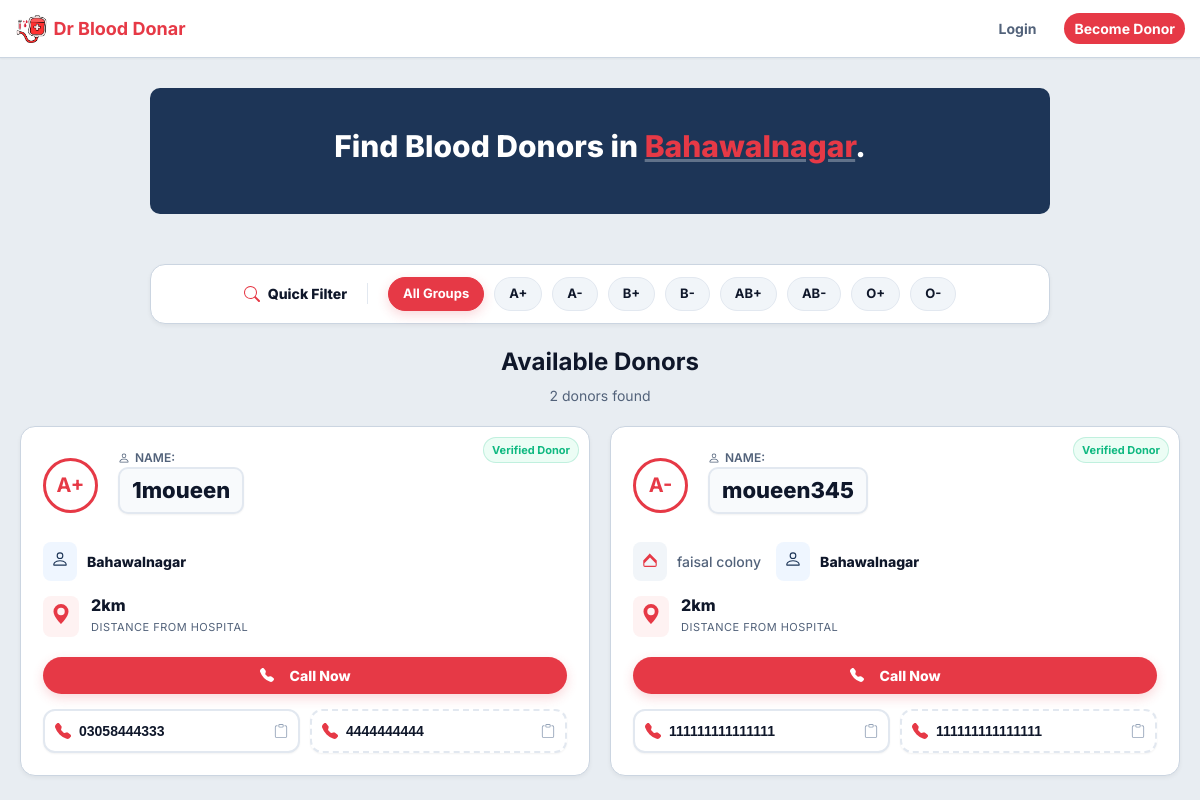
The page / on the database its author committed.
### base/models.py (models this page shows)
class User(AbstractUser):
    name = models.CharField(max_length=200, null=True)
    email = models.EmailField(unique=True, null=True)
    home_address = models.CharField(max_length=500, null=True, blank=True)
    blood_group = models.CharField(max_length=3, null=True, blank=True, choices=[
        ('A+', 'A+'), ('A-', 'A-'),
        ('B+', 'B+'), ('B-', 'B-'),
        ('AB+', 'AB+'), ('AB-', 'AB-'),
        ('O+', 'O+'), ('O-', 'O-'),
    ])
    city = models.CharField(max_length=100, null=True, blank=True, default="Bahawalnagar")
    hospital_distance = models.CharField(max_length=200, null=True, blank=True, help_text="Enter number only (e.g. 2)")
    phone_number = models.CharField(max_length=15, null=True, blank=True)
    phone_number_2 = models.CharField(max_length=15, null=True, blank=True)
    is_donor = models.BooleanField(default=True, verbose_name="Available for Donation")
    avatar = models.ImageField(null=True, default="avatar.svg")
    USERNAME_FIELD = 'email'
    REQUIRED_FIELDS = []

### base/views.py (the view)
# urls.py: path('', views.home, name="home"),
def home(request):
    q = request.GET.get('q') if request.GET.get('q') != None else ''
    donors = User.objects.filter(is_donor=True)
    if q:
        donors = donors.filter(
            Q(blood_group__icontains=q) |
            Q(city__icontains=q) |
            Q(username__icontains=q)
        )
    blood_groups = ['A+', 'A-', 'B+', 'B-', 'AB+', 'AB-', 'O+', 'O-']
    donor_count = donors.count()
    context = {'donors': donors, 'blood_groups': blood_groups,
               'donor_count': donor_count}
    return render(request, 'base/home.html', context)

### base/templates/base/home.html
{% extends 'main.html' %}
{% block content %}
<main class="container">
  <section class="hero">
    <h1>Find Blood Donors in <span
        style="color: var(--color-primary); text-decoration: underline; text-decoration-color: rgba(255,255,255,0.3);">Bahawalnagar</span>.
    </h1>
  </section>
  <div class="layout-grid">
    <aside class="filter-section">
      {% include 'base/topics_component.html' %}
    </aside>
    <div class="feed-section">
      <div class="card__header" style="margin-bottom: 2rem; text-align: center; justify-content: center;">
        <div style="width: 100%;">
          <h2 style="font-size: 2.4rem; font-weight: 700; color: var(--color-text-main); margin-bottom: 0.5rem;">
            Available Donors</h2>
          <p style="color: var(--color-text-muted); font-size: 1.4rem;">{{donor_count}} donors found</p>
        </div>
      </div>
      {% include 'base/feed_component.html' %}
    </div>
  </div>
</main>
{% endblock %}

### base/templates/base/feed_component.html (shortened to what this page needs)
<div class="donor-grid">
    {% for donor in donors %}
    <div class="card card-custom"
        style="margin-bottom:0;position:relative;padding:2.2rem; border-radius: 1.5rem; transition: transform 0.2s ease, box-shadow 0.2s ease;">
        <span class="badge badge--green"
            style="position:absolute;top:1rem;right:1rem;font-size:1.1rem;padding:0.4rem 0.8rem;border:1px solid rgba(16,185,129,0.2);font-weight:700;">Verified
            Donor</span>
        <div class="request-card" style="display:flex; flex-direction:column; gap:2rem; align-items:flex-start;">
            <div style="display:flex;gap:2rem;width:100%; align-items: center;">
                <div class="blood-drop blood-drop-custom"
                    style="width: 5.5rem; height: 5.5rem; font-size: 2rem; border: 3px solid var(--color-primary); background: white;">
                    {{donor.blood_group}}</div>
                <div style="flex:1;">
                    <div style="margin-bottom: 0.8rem;">
                        <span
                            style="font-size: 1.2rem; color: var(--color-text-muted); display: flex; align-items: center; gap: 0.5rem; font-weight: 600; text-transform: uppercase;">
                            Name:</span>
                        <h3 class="card__title donor-name-custom"
                            style="font-size: 2.2rem; margin: 0; color: var(--color-text-main); font-weight: 800; border: 2px solid #e2e8f0; padding: 0.5rem 1.2rem; border-radius: 1rem; display: inline-block; background: #f8fafc; box-shadow: var(--shadow-sm);">
                            {{donor.name|default:donor.username}}</h3>
                    </div>
                </div>
            </div>
            <div style="width: 100%;">
                <div class="card__meta" style="margin-bottom: 2rem; display: grid; gap: 1.5rem;">
                    <div style="display: flex; gap: 1.5rem; flex-wrap: wrap;">
                        {% if donor.home_address %}
                        <div
                            style="display: flex; align-items: center; gap: 1rem; font-size: 1.4rem; color: var(--color-text-muted);">
                            <div
                                style="background: #F1F5F9; padding: 8px; border-radius: 8px; color: var(--color-primary);">
                                <svg width="18" height="18" fill="currentColor" viewBox="0 0 16 16">
                                    <path
                                        d="M8 3.293l6 6V13.5a1.5 1.5 0 0 1-1.5 1.5h-9A1.5 1.5 0 0 1 2 13.5V9.293l6-6.5zm5 8.414l-5-5-5 5V13.5a.5.5 0 0 0 .5.5h9a.5.5 0 0 0 .5-.5V11.707z" />
                                </svg>
                            </div>
                            <span style="font-weight: 500;">{{donor.home_address}}</span>
                        </div>
                        {% endif %}
                        <div
                            style="display: flex; align-items: center; gap: 1rem; font-size: 1.4rem; color: var(--color-text-main);">
                            <div
                                style="background: #EFF6FF; padding: 8px; border-radius: 8px; color: var(--color-secondary);">
                            </div>
                            <span style="font-weight: 800;">{{donor.city}}</span>
                        </div>
                    </div>
                    <div
                        style="display: flex; align-items: flex-start; gap: 1.2rem; font-size: 1.4rem; color: var(--color-text-main);">
                        <div
                            style="background: #FEF2F2; padding: 8px; border-radius: 8px; color: var(--color-primary);">
                            <svg width="20" height="20" fill="currentColor" viewBox="0 0 16 16">
                                <path
                                    d="M8 16s6-5.686 6-10A6 6 0 0 0 2 6c0 4.314 6 10 6 10zm0-7a3 3 0 1 1 0-6 3 3 0 0 1 0 6z" />
                            </svg>
                        </div>
                        <div>
                            <span style="font-weight: 800; display: block; line-height: 1.2; font-size: 1.6rem;">
                                {% if donor.hospital_distance %}{{ donor.hospital_distance }}km{% else %}Near DHQ
                                Hospital{% endif %}
                            </span>
                            <span
                                style="color:var(--color-text-muted);font-size:1.1rem; text-transform: uppercase; letter-spacing: 0.5px;">Distance
                                from Hospital</span>
                        </div>
                    </div>
                </div>
                <div style="display: flex; flex-direction: column; gap: 1.5rem;">
                    {% if donor.phone_number %}
                    <a href="tel:{{donor.phone_number}}" class="btn btn--primary action-btn-text"
                        style="width: 100%; justify-content: center; font-weight: 800; border-radius: 5rem; font-size: 1.4rem; padding: 0.8rem 1.5rem; box-shadow: 0 4px 12px rgba(230, 57, 70, 0.2);">
                        Call Now
                    </a>
                    <div style="display: flex; gap: 1rem; width: 100%;">
                        <button onclick="copyToClipboard('{{donor.phone_number}}')" class="btn action-btn-text"
                            style="flex: 1; justify-content: space-between; align-items: center; border-radius: 1.2rem; background: white; border: 2.5px solid #E2E8F0; color: var(--color-text-main); font-weight: 800; padding: 1.2rem 1rem; font-size: 1.4rem; transition: all 0.2s; box-shadow: var(--shadow-sm); white-space: nowrap; overflow: hidden; text-overflow: ellipsis;">
                            <div style="display: flex; align-items: center; gap: 0.8rem; overflow: hidden;">
                                <span style="overflow: hidden; text-overflow: ellipsis;">{{donor.phone_number}}</span>
                            </div>
                        </button>
                        {% if donor.phone_number_2 %}
                        <button onclick="copyToClipboard('{{donor.phone_number_2}}')" class="btn action-btn-text"
                            style="flex: 1; justify-content: space-between; align-items: center; border-radius: 1.2rem; background: white; border: 2.5px dashed #E2E8F0; color: var(--color-text-main); font-weight: 800; padding: 1.2rem 1rem; font-size: 1.4rem; transition: all 0.2s; box-shadow: var(--shadow-sm); white-space: nowrap; overflow: hidden; text-overflow: ellipsis;">
                            <div style="display: flex; align-items: center; gap: 0.8rem; overflow: hidden;">
                                <span style="overflow: hidden; text-overflow: ellipsis;">{{donor.phone_number_2}}</span>
                            </div>
                        </button>
                        {% endif %}
                    </div>
                    {% endif %}
                </div>
            </div>
        </div>
    </div>
    {% empty %}
    <div style="text-align:center;padding: 8rem 4rem;grid-column: 1 / -1;">
        <p style="color: var(--color-text-muted); font-size: 2rem; font-weight: 600;">No donors found in this category.
        </p>
    </div>
    {% endfor %}
</div>

### static/styles/style.css (style rules this page uses)
:root { --color-primary: #E63946; --color-primary-hover: #D0303C; --color-secondary: #1D3557; --color-secondary-hover: #162842; --color-accent: #457B9D; --color-bg: #E8EDF2; --color-surface: #FFFFFF; --color-text-main: #0F172A; --color-text-muted: #52627a; --color-border: #CBD5E1; --color-success: #10B981; --color-warning: #F59E0B; --color-error: #EF4444; --container-width: 1200px; --radius-sm: 0.375rem; --radius-md: 0.5rem; --radius-lg: 1rem; --shadow-sm: 0 1px 2px 0 rgb(0 0 0 / 0.05); --shadow-md: 0 4px 6px -1px rgb(0 0 0 / 0.1), 0 2px 4px -2px rgb(0 0 0 / 0.1); }
* { margin: 0; padding: 0; box-sizing: border-box; }
html { font-size: 62.5%; }
body { font-family: 'Inter', sans-serif; font-size: 1.6rem; line-height: 1.5; color: var(--color-text-main); background-color: var(--color-bg); -webkit-font-smoothing: antialiased; }
a { text-decoration: none; color: inherit; transition: color 0.2s; }
.container { max-width: var(--container-width); margin: 0 auto; padding: 0 2rem; }
.btn { display: inline-flex; align-items: center; justify-content: center; gap: 0.8rem; padding: 0.8rem 1.6rem; border-radius: var(--radius-md); font-weight: 500; cursor: pointer; transition: all 0.2s; border: none; font-size: 1.4rem; }
.btn--primary { background-color: var(--color-primary); color: white; }
.layout-grid { display: flex; flex-direction: column; gap: 2rem; padding: 2rem 0; }
.card { background-color: var(--color-surface); border-radius: var(--radius-lg); border: 1px solid var(--color-border); padding: 2rem; box-shadow: 0 2px 4px rgba(0, 0, 0, 0.05); margin-bottom: 1.5rem; transition: transform 0.2s, box-shadow 0.2s; }
.card__header { display: flex; justify-content: space-between; align-items: flex-start; margin-bottom: 1.5rem; }
.card__title { font-size: 1.6rem; font-weight: 600; color: var(--color-text-main); margin-bottom: 0.5rem; display: block; }
.card__meta { font-size: 1.3rem; color: var(--color-text-muted); display: flex; align-items: center; gap: 0.5rem; }
.badge { display: inline-flex; align-items: center; padding: 0.25rem 0.75rem; border-radius: 999px; font-size: 1.2rem; font-weight: 600; }
.badge--green { background-color: #ECFDF5; color: #10B981; }
.hero { background-color: var(--color-secondary); color: white; padding: 4rem 2rem; text-align: center; margin-bottom: 3rem; border-radius: var(--radius-lg); margin-top: 3rem; max-width: 900px; margin-left: auto; margin-right: auto; }
.hero h1 { font-size: 3rem; font-weight: 800; margin-bottom: 1rem; line-height: 1.2; }
.request-card { display: flex; gap: 2rem; align-items: center; }
.blood-drop { width: 5rem; height: 5rem; background-color: #FEF2F2; color: var(--color-primary); border-radius: 50%; display: flex; align-items: center; justify-content: center; font-weight: 700; font-size: 1.8rem; flex-shrink: 0; }
.filter-section { position: sticky; top: 8rem; z-index: 900; }
.filter-link:hover, .donor-grid { display: grid; grid-template-columns: repeat(auto-fill, minmax(300px, 1fr)); gap: 2rem; }

### base/templates/base/feed_component.html (style rules this page uses)
.donor-grid { display: grid; grid-template-columns: repeat(auto-fill, minmax(380px, 1fr)); gap: 2rem; }

### rows shown on the page
User: blood_group "A+", name "1moueen", city "Bahawalnagar", hospital_distance "2", phone_number "03058444333", phone_number_2 "4444444444"
User: blood_group "A-", name "moueen345", home_address "faisal colony", city "Bahawalnagar", hospital_distance "2", phone_number "111111111111111", phone_number_2 "111111111111111"

### other values the page prints
{{ group }} "A+" "A-" "B+" "B-" "AB+" "AB-" "O+" "O-"
{{ donor_count }} "2"
